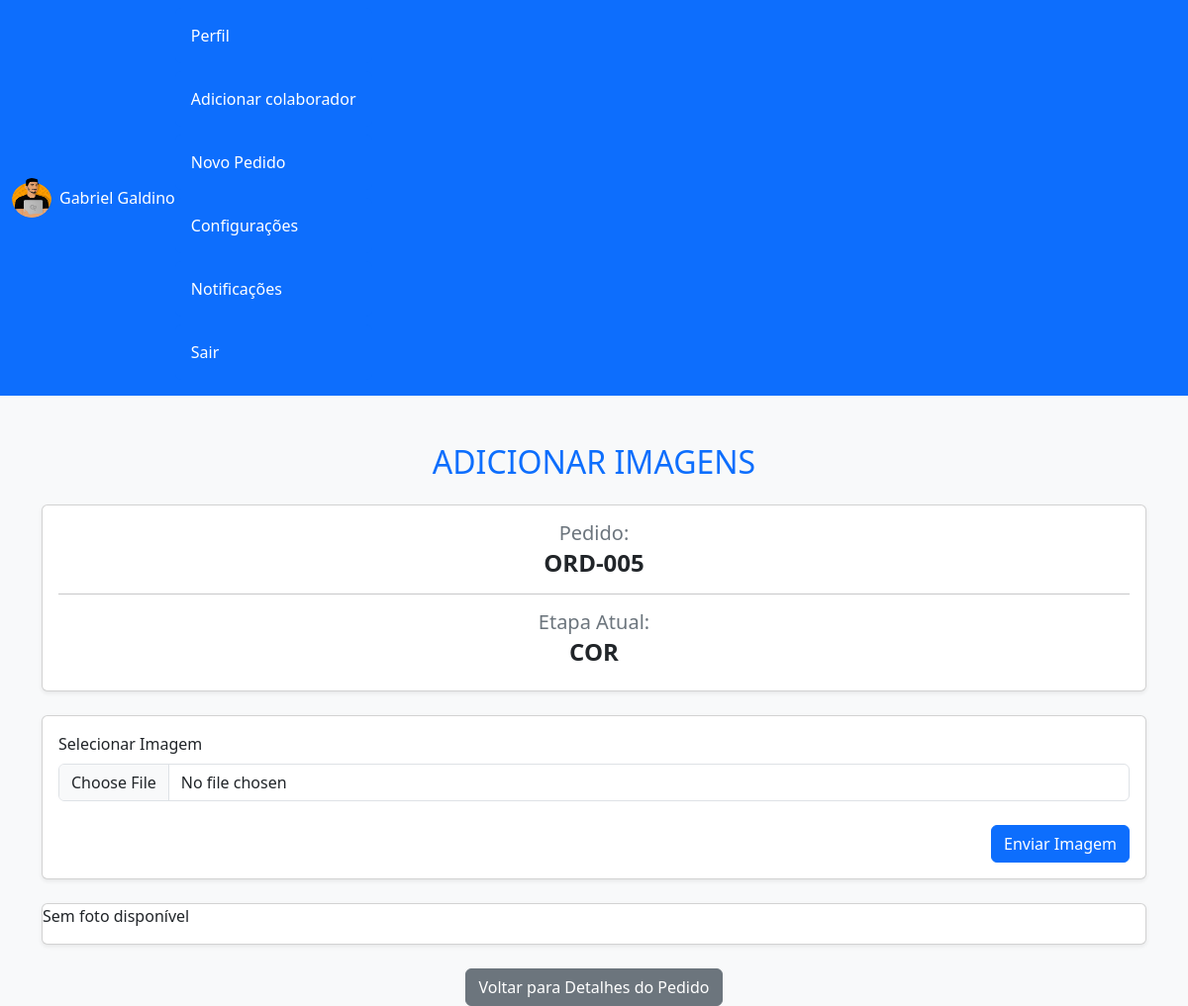
The app's page /orders/ORD-005/49/ (signed in) with its own data.
### users/models.py (models this page shows, shortened)
class Users(User):
    function = models.CharField(max_length=20, null=True, blank=True)
    profile_image = models.ImageField(
    upload_to='profile_pics/',
    default='default_profile_image.jpg',  # Imagem padrão
    null=True,
    blank=True
    )

### orders/models.py (models this page shows, shortened)
class Order(models.Model):
    order_number = models.CharField(max_length=10, unique=True, blank=False, null=False)
    customer_name = models.CharField(max_length=50, blank=False, null=False)
    product_name = models.CharField(max_length=50, blank=False, null=False)
    status = models.BooleanField(default=False)
    description = models.TextField(max_length=350)
    term = models.DateField(blank=False, null=False)
    created_At = models.DateField(default=date.today(), blank=False, null=False)
    updated_At = models.DateField(default=date.today(), max_length=date.today())
    is_active = models.BooleanField(default=True)

class Stage(models.Model):
    STAGE_CHOICE = [
        ('ORC', 'Orçamento e aprovação'),
        ('COR', 'Corte de materiais'),
        ('LIX', 'Lixamento e preparação'),
        ('MON', 'Montagem estrutural'),
        ('PNT', 'Acabamento e pintura'),
        ('SEC', 'Secagem e ajustes finais'),
        ('REV', 'Revisão e controle de qualidade'),
        ('ENT', 'Pronto para retirada/entrega')
    ]
    status = models.BooleanField(default=False)
    stage = models.CharField(max_length=3, choices=STAGE_CHOICE)
    order = models.ForeignKey(Order, on_delete=models.CASCADE, blank=False, null=False, related_name='stages')
    pictures = models.ImageField(upload_to=upload_path, null=True, blank=True)

### orders/views.py (the view)
# urls.py: path('<str:order_number>/<int:stage_id>/', views.add_stage_photo, name='update_stage')
def add_stage_photo(request, order_number, stage_id):
    stage = get_object_or_404(Stage, id=stage_id)
    order = get_object_or_404(Order, order_number=order_number)
    user = get_object_or_404(Users, id=request.user.id)
    if request.method == 'POST' and request.FILES.get('image'):
        image = request.FILES['image']
        stage.pictures = image
        stage.save()
        return redirect('update_stage', order_number=order_number, stage_id=stage_id)
    else:
        form = StagePictureForm()
    return render(request, 'add-picture.html', {'form': form,
                                                'stage': stage,
                                                'order': order,
                                                'user': user
                                                })

### orders/forms.py
class StagePictureForm(forms.ModelForm):
    class Meta:
        model = Stage
        fields = ['pictures']
        widgets = {
            'pictures': forms.FileInput(),
        }

### orders/templates/add-picture.html (shortened to what this page needs)
{% load static %}
<!DOCTYPE html>
<html lang="pt-br">
<head>
    <link href="https://cdn.jsdelivr.net/npm/bootstrap@5.3.0/dist/css/bootstrap.min.css" rel="stylesheet">
</head>
<body class="bg-light">
    {% include 'nav.html' %}
    <div class="container mt-5">
        <h2 class="mb-4 text-center text-uppercase text-primary">Adicionar Imagens</h2>
        <div class="card mb-4 shadow-sm">
            <div class="card-body text-center">
                <h5 class="text-secondary mb-1">Pedido:</h5>
                <h4 class="text-dark fw-bold">{{ order.order_number }}</h4>
                <hr>
                <h5 class="text-secondary mb-1">Etapa Atual:</h5>
                <h4 class="text-dark fw-bold">{{ stage.stage }}</h4>
            </div>
        </div>
        <div class="card shadow-sm">
            <div class="card-body">
                <form action="." method="post" enctype="multipart/form-data">
                    <div class="mb-3">
                        <label for="image" class="form-label">Selecionar Imagem</label>
                        <input type="file" class="form-control" id="image" name="image" accept="image/*" required>
                    </div>
                    <div class="d-flex justify-content-end mt-4">
                        <button type="submit" class="btn btn-primary">Enviar Imagem</button>
                    </div>
                </form>
            </div>
        </div>
        <div class="card shadow-sm mt-4">
            {% if stage.pictures %}
                <img src="{{ stage.pictures.url }}" class="img-fluid" alt="Foto da etapa">
            {% else %}
                <p>Sem foto disponível</p>
            {% endif %}
        </div>
        <div class="mt-4 text-center">
            <a href="{% url 'edit_order' order_number=order.order_number %}" class="btn btn-secondary">Voltar para Detalhes do Pedido</a>
        </div>
    </div>
</body>
</html>

### templates/nav.html (shortened to what this page needs)
{% load static %}
<nav class="navbar navbar-expand-lg navbar-dark bg-primary">
    <div class="container-fluid">
        <div class="d-flex align-items-center">
            <img src="{{user.profile_image.url}}" alt="Imagem do Usuário" class="rounded-circle" width="40" height="40">
            <span class="ms-2 text-white">{{user.first_name}} {{user.last_name}}</span>
        </div>
        <div class="collapse navbar-collapse" id="navbarNav">
            {% include 'menu.html' %}
        </div>
    </div>
</nav>

### records on screen
Users: profile_image (picture)
Order: order_number "ORD-005"
Stage: stage "COR"

### other values on screen
{{ user.first_name }} "Gabriel"
{{ user.last_name }} "Galdino"
